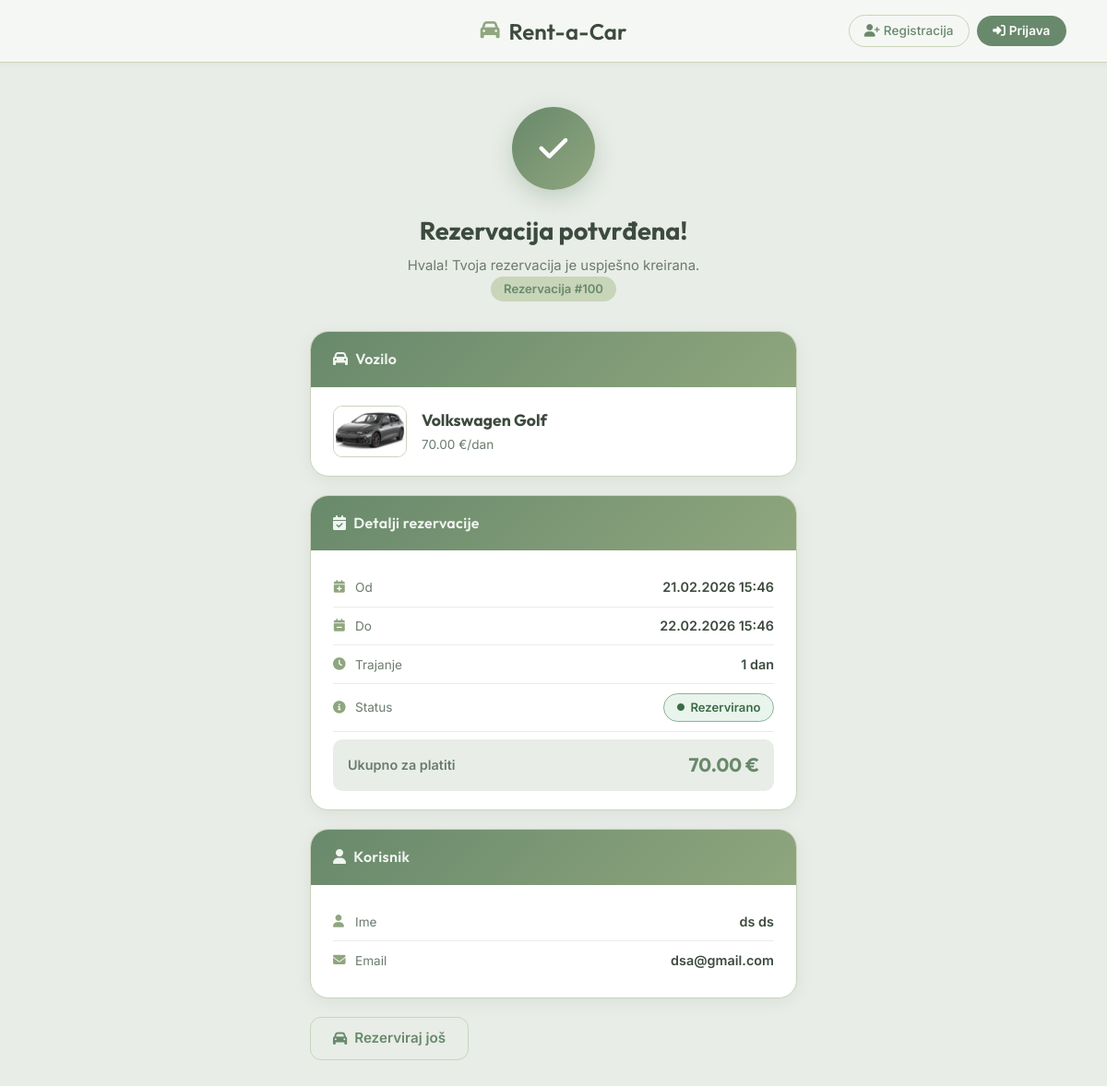
The page /potvrda_rezervacije.php?id=100 on the database its author committed.
### tables this page shows
CREATE TABLE `rezervacije` (
  `IDRezervacija` int(11) NOT NULL,
  `VoziloID` int(11) NOT NULL,
  `KorisnikID` int(11) NOT NULL,
  `DatumRezervacije` datetime NOT NULL DEFAULT current_timestamp(),
  `DatumPocetka` datetime NOT NULL,
  `DatumZavrsetka` datetime NOT NULL,
  `UkupnaCijena` decimal(10,2) NOT NULL,
  `StatusRezervacije` varchar(20) DEFAULT 'aktivna',
  `AccountID` int(10) UNSIGNED DEFAULT NULL
);

CREATE TABLE `vozila_slike` (
  `IDSlika` int(11) NOT NULL,
  `VoziloID` int(11) NOT NULL,
  `PutanjaSlike` varchar(255) NOT NULL,
  `JeGlavna` tinyint(1) DEFAULT 0,
  `DatumDodavanja` timestamp NOT NULL DEFAULT current_timestamp()
);

CREATE TABLE `vozila` (
  `IDVozilo` int(11) NOT NULL,
  `Naziv` char(25) NOT NULL,
  `Model` char(25) DEFAULT NULL,
  `TipVozila` varchar(30) DEFAULT 'Limuzina',
  `CijenaKoristenjaDnevno` float NOT NULL,
  `Raspolozivost` enum('Dostupno','Nije dostupno','Rezervirano') NOT NULL DEFAULT 'Dostupno'
);

CREATE TABLE `korisnici` (
  `IDKorisnici` int(11) NOT NULL,
  `ImeKorisnika` char(25) NOT NULL,
  `PrezimeKorisnika` char(25) NOT NULL,
  `KontaktKorisnika` char(40) DEFAULT NULL
);

### potvrda_rezervacije.php (the view, shortened to what this page needs)
<!doctype html>
<?php
include('db__connection.php');
$id = intval($_GET['id'] ?? 0);
$stmt = mysqli_prepare($db, "
    SELECT r.*,
           k.ImeKorisnika, k.PrezimeKorisnika, k.KontaktKorisnika,
           v.Naziv AS VoziloNaziv, v.Model AS VoziloModel, v.CijenaKoristenjaDnevno,
           vs.PutanjaSlike
    FROM rezervacije r
    JOIN korisnici k  ON r.KorisnikID = k.IDKorisnici
    JOIN vozila v     ON r.VoziloID   = v.IDVozilo
    LEFT JOIN vozila_slike vs ON v.IDVozilo = vs.VoziloID AND vs.JeGlavna = 1
    WHERE r.IDRezervacija = ?
");
mysqli_stmt_bind_param($stmt, 'i', $id);
mysqli_stmt_execute($stmt);
$r = mysqli_fetch_assoc(mysqli_stmt_get_result($stmt));
$start    = new DateTime($r['DatumPocetka']);
$end      = new DateTime($r['DatumZavrsetka']);
$days     = max(1, $start->diff($end)->days);
?>
<html lang="hr">
<head>
    <link href="https://cdn.jsdelivr.net/npm/bootstrap@5.0.2/dist/css/bootstrap.min.css" rel="stylesheet">
    <link rel="stylesheet" href="https://cdnjs.cloudflare.com/ajax/libs/font-awesome/6.0.0/css/all.min.css">
</head>
<body>
<?php include('navigacija.php'); ?>
<div class="page-wrap">
    <div class="text-center mb-4">
        <div class="check-circle"><i class="fas fa-check"></i></div>
        <div class="conf-title">Rezervacija potvrđena!</div>
        <div class="conf-sub">
            Hvala! Tvoja rezervacija je uspješno kreirana.<br>
            <span class="conf-id">Rezervacija #<?= $r['IDRezervacija'] ?></span>
        </div>
    </div>
    <div class="conf-card">
        <div class="conf-card-header"><h6><i class="fas fa-car me-2"></i>Vozilo</h6></div>
        <div class="conf-card-body">
            <div class="vehicle-row">
                <?php if ($r['PutanjaSlike']): ?>
                    <img src="<?= htmlspecialchars($r['PutanjaSlike']) ?>" class="vehicle-img" alt="vozilo">
                <?php else: ?>
                    <div class="vehicle-img-placeholder"><i class="fas fa-car"></i></div>
                <?php endif; ?>
                <div>
                    <div class="vehicle-name"><?= htmlspecialchars($r['VoziloNaziv'] . ' ' . $r['VoziloModel']) ?></div>
                    <div class="vehicle-price"><?= number_format($r['CijenaKoristenjaDnevno'], 2) ?> €/dan</div>
                </div>
            </div>
        </div>
    </div>
    <div class="conf-card">
        <div class="conf-card-header"><h6><i class="fas fa-calendar-check me-2"></i>Detalji rezervacije</h6></div>
        <div class="conf-card-body">
            <div class="detail-row">
                <span class="detail-label"><i class="fas fa-calendar-plus"></i>Od</span>
                <span class="detail-value"><?= $start->format('d.m.Y H:i') ?></span>
            </div>
            <div class="detail-row">
                <span class="detail-label"><i class="fas fa-calendar-minus"></i>Do</span>
                <span class="detail-value"><?= $end->format('d.m.Y H:i') ?></span>
            </div>
            <div class="detail-row">
                <span class="detail-label"><i class="fas fa-clock"></i>Trajanje</span>
                <span class="detail-value"><?= $days ?> <?= $days === 1 ? 'dan' : 'dana' ?></span>
            </div>
            <div class="detail-row">
                <span class="detail-label"><i class="fas fa-info-circle"></i>Status</span>
                <span class="detail-value">
                    <span class="status-pill"><i class="fas fa-circle" style="font-size:.5rem;"></i>Rezervirano</span>
                </span>
            </div>
            <div class="total-row">
                <span class="total-label">Ukupno za platiti</span>
                <span class="total-value"><?= number_format($r['UkupnaCijena'], 2) ?> €</span>
            </div>
        </div>
    </div>
    <div class="conf-card">
        <div class="conf-card-header"><h6><i class="fas fa-user me-2"></i>Korisnik</h6></div>
        <div class="conf-card-body">
            <div class="detail-row">
                <span class="detail-label"><i class="fas fa-user"></i>Ime</span>
                <span class="detail-value"><?= htmlspecialchars($r['ImeKorisnika'] . ' ' . $r['PrezimeKorisnika']) ?></span>
            </div>
            <?php if ($r['KontaktKorisnika']): ?>
            <div class="detail-row">
                <span class="detail-label"><i class="fas fa-envelope"></i>Email</span>
                <span class="detail-value"><?= htmlspecialchars($r['KontaktKorisnika']) ?></span>
            </div>
            <?php endif; ?>
        </div>
    </div>
    <div class="d-flex gap-2 flex-wrap">
        <a href="index.php" class="btn-outline"><i class="fas fa-car"></i>Rezerviraj još</a>
    </div>
</div>
</body>
</html>

### potvrda_rezervacije.php (style rules this page uses)
:root { --bg:#E8EDE7;--white:#fff;--green:#68896B;--sage:#8FA67E;--light:#C8D5B9;--text:#3d4a3e;--muted:#6B7B6E; }
body { background:var(--bg);font-family:'Inter',sans-serif;min-height:100vh; }
.page-wrap { max-width:560px;margin:3rem auto;padding:0 1rem 3rem; }
.check-circle { width:90px;height:90px;border-radius:50%; background:linear-gradient(135deg,#68896B,#8FA67E); display:flex;align-items:center;justify-content:center; margin:0 auto 1.5rem; animation:popIn .55s cubic-bezier(.175,.885,.32,1.275) both; box-shadow:0 8px 24px rgba(104,137,107,.3); }
.check-circle i { color:#fff;font-size:2.2rem; }
.conf-title { font-family:'Outfit',sans-serif;font-size:1.7rem;font-weight:700;color:var(--text);text-align:center;margin-bottom:.4rem; }
.conf-sub { text-align:center;color:var(--muted);font-size:.93rem;margin-bottom:2rem; }
.conf-id { display:inline-block;background:var(--light);border-radius:20px;padding:.25rem .9rem;font-size:.82rem;font-weight:600;color:var(--green); }
.conf-card { background:var(--white);border-radius:20px;border:1px solid var(--light);overflow:hidden;box-shadow:0 4px 20px rgba(0,0,0,.06);margin-bottom:1.25rem; }
.conf-card-header { background:linear-gradient(135deg,#68896B,#8FA67E);padding:1.25rem 1.5rem;color:#fff; }
.conf-card-header h6 { margin:0;font-family:'Outfit',sans-serif;font-size:1rem;font-weight:600;opacity:.9;letter-spacing:.3px; }
.conf-card-body { padding:1.25rem 1.5rem; }
.vehicle-row { display:flex;align-items:center;gap:1rem; }
.vehicle-img { width:80px;height:56px;border-radius:10px;object-fit:cover;border:1px solid var(--light);flex-shrink:0; }
.vehicle-name { font-family:'Outfit',sans-serif;font-size:1.1rem;font-weight:700;color:var(--text); }
.vehicle-price { font-size:.85rem;color:var(--muted);margin-top:.15rem; }
.detail-row { display:flex;justify-content:space-between;align-items:center;padding:.6rem 0;border-bottom:1px solid var(--bg); }
.detail-row:last-child { border-bottom:none; }
.detail-label { font-size:.85rem;color:var(--muted);display:flex;align-items:center;gap:.5rem; }
.detail-label i { width:16px;color:var(--sage); }
.detail-value { font-size:.9rem;font-weight:600;color:var(--text); }
.total-row { background:var(--bg);border-radius:10px;padding:.8rem 1rem;display:flex;justify-content:space-between;align-items:center;margin-top:.5rem; }
.total-label { font-size:.9rem;font-weight:600;color:var(--muted); }
.total-value { font-size:1.3rem;font-weight:700;color:var(--green);font-family:'Outfit',sans-serif; }
.status-pill { display:inline-flex;align-items:center;gap:.4rem;background:#e8f4ec;border:1px solid #88B49A;border-radius:20px;padding:.3rem .85rem;font-size:.82rem;font-weight:600;color:#3d6b47; }
.btn-outline { background:none;color:var(--green);border:1.5px solid var(--light);border-radius:12px;padding:.7rem 1.5rem;font-weight:600;font-size:.95rem;text-decoration:none;display:inline-flex;align-items:center;gap:.5rem;transition:all .2s; }

### navigacija.php (style rules this page uses)
:root { --bg-primary: #F5F7F4; --bg-secondary: #E8EDE7; --text-primary: #3d4a3e; --text-secondary: #6B7B6E; --accent-green: #68896B; --accent-sage: #8FA67E; --accent-light: #C8D5B9; --white: #ffffff; --shadow-sm: 0 2px 8px rgba(0,0,0,0.04); --shadow-md: 0 4px 12px rgba(0,0,0,0.08); --transition: all 0.3s cubic-bezier(0.4,0,0.2,1); }
* { margin:0; padding:0; box-sizing:border-box; }
body { font-family:'Inter',-apple-system,sans-serif; background-color:var(--bg-secondary); }
html { scroll-behavior:smooth; }

### rows shown on the page
rezervacije: IDRezervacija "100", vozila_slike.PutanjaSlike (picture), VoziloID.Model "Volkswagen Golf", VoziloID.CijenaKoristenjaDnevno "70.00", DatumPocetka "21.02.2026 15:46", DatumZavrsetka "22.02.2026 15:46", days "1", UkupnaCijena "70.00", KorisnikID.PrezimeKorisnika "ds ds", KorisnikID.KontaktKorisnika "dsa@gmail.com"
